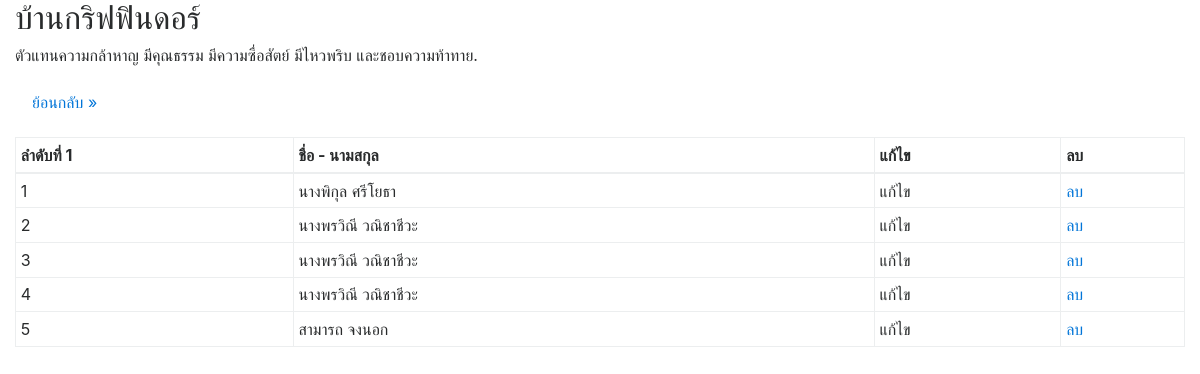
The page /house_view.php?houseid=1 on the database its author committed.
### tables this page shows
CREATE TABLE `house` (
  `house_id` int(11) NOT NULL,
  `house_name` varchar(20) NOT NULL,
  `house_detail` varchar(100) NOT NULL,
  `house_picture` varchar(20) NOT NULL
);

CREATE TABLE `student` (
  `student_id` int(11) NOT NULL,
  `student_fullname` varchar(50) NOT NULL,
  `house_id` int(2) NOT NULL
);

### house_view.php (the view, shortened to what this page needs)
<?php require_once('Connections/harry.php'); ?>
<?php
if (!function_exists("GetSQLValueString")) {
function GetSQLValueString($theValue, $theType, $theDefinedValue = "", $theNotDefinedValue = "")
{
  $theValue = function_exists("mysql_real_escape_string") ? mysql_real_escape_string($theValue) : mysql_escape_string($theValue);
  switch ($theType) {
    case "long":
    case "int":
      $theValue = ($theValue != "") ? intval($theValue) : "NULL";
      break;
  }
  return $theValue;
}
}
$colname_student = "-1";
if (isset($_GET['houseid'])) {
  $colname_student = $_GET['houseid'];
}
$query_student = sprintf("SELECT * FROM student WHERE house_id = %s", GetSQLValueString($colname_student, "int"));
$student = mysql_query($query_student, $harry) or die(mysql_error());
$row_student = mysql_fetch_assoc($student);
$colname_house = "-1";
if (isset($_GET['houseid'])) {
  $colname_house = $_GET['houseid'];
}
$query_house = sprintf("SELECT * FROM house WHERE house_id = %s", GetSQLValueString($colname_house, "int"));
$house = mysql_query($query_house, $harry) or die(mysql_error());
$row_house = mysql_fetch_assoc($house);
$num=1;
?>
<!DOCTYPE html>
<html lang="en">
  <head>
    <link href="css/bootstrap.min.css" rel="stylesheet">
    <link href="css/style.css" rel="stylesheet">
  </head>
  <body>
    <div class="container-fluid">
	<div class="row">
		<div class="col-md-12">
			<h2>
		    <?php echo $row_house['house_name']; ?> </h2>
			<p>
			<?php echo $row_house['house_detail']; ?>. </p>
			<p>
				<a class="btn" href="index.php">ย้อนกลับ »</a>
			</p>
            <table class="table table-hover table-sm table-bordered">
				<thead>
					<tr>
						<th>
							ลำดับที่ 1
						</th>
						<th>
                            ชื่อ - นามสกุล
						</th>
						<th>
							แก้ไข
						</th>
						<th>
							ลบ
						</th>
					</tr>
				</thead>
				<tbody>
					<?php do { ?>
				    <tr>
					    <td>
					      <?php echo $num++;?>
					      </td>
					    <td><?php echo $row_student['student_fullname']; ?></td>
					    <td>แก้ไข</td>
					    <td>
					      <a href="student_del.php?std_id=<?php echo $row_student['student_id']; ?>">ลบ</a></td>
				      </tr>
					  <?php } while ($row_student = mysql_fetch_assoc($student)); ?>
                </tbody>
			</table>
		</div>
	</div>
</div>
  </body>
</html>

### rows shown on the page
house: house_name "บ้านกริฟฟินดอร์", house_detail "ตัวแทนความกล้าหาญ มีคุณธรรม มีความซื่อสัตย์ มีไหวพริบ และชอบความท้าทาย"
student: student_fullname "นางพิกุล ศรีโยธา"
student: student_fullname "นางพรวิณี วณิชาชีวะ"
student: student_fullname "นางพรวิณี วณิชาชีวะ"
student: student_fullname "นางพรวิณี วณิชาชีวะ"
student: student_fullname "สามารถ จงนอก"
